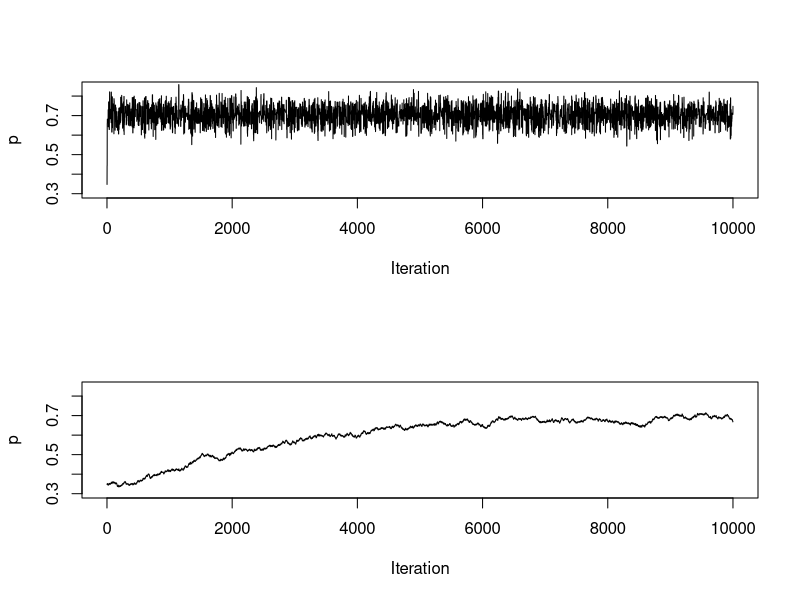
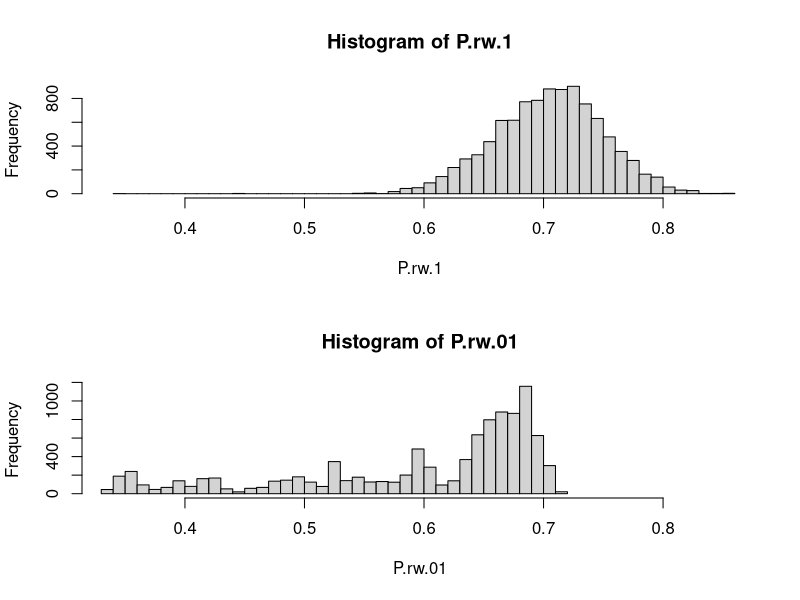
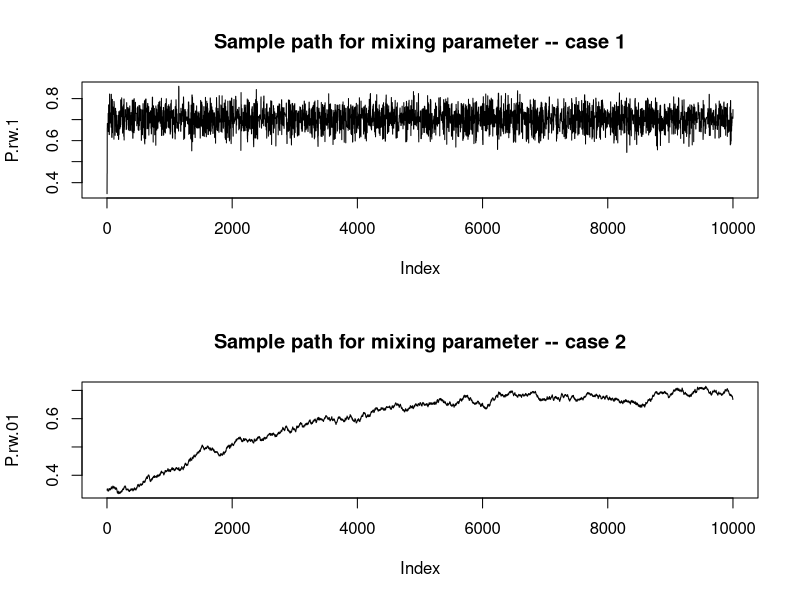
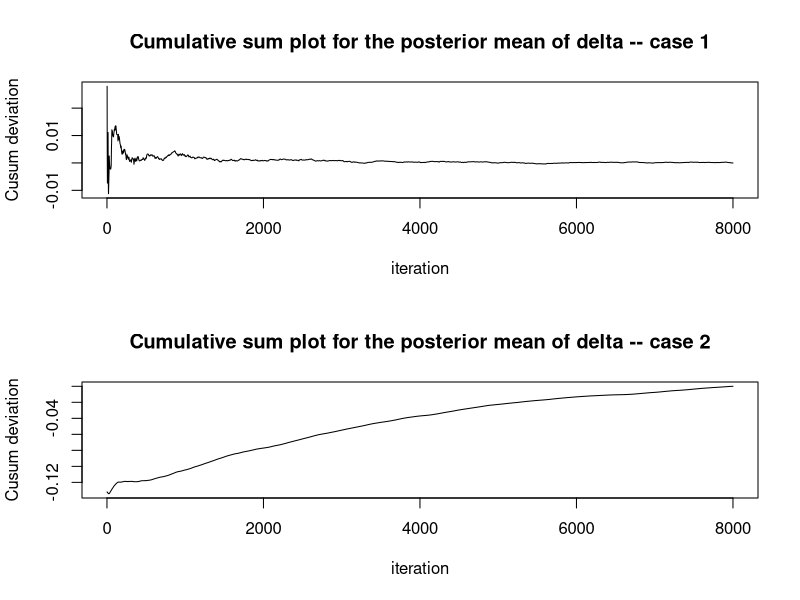
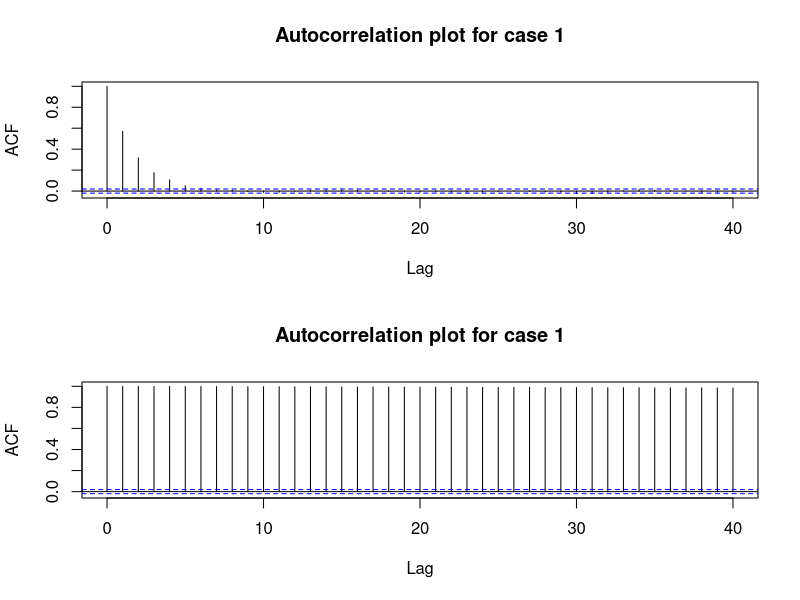
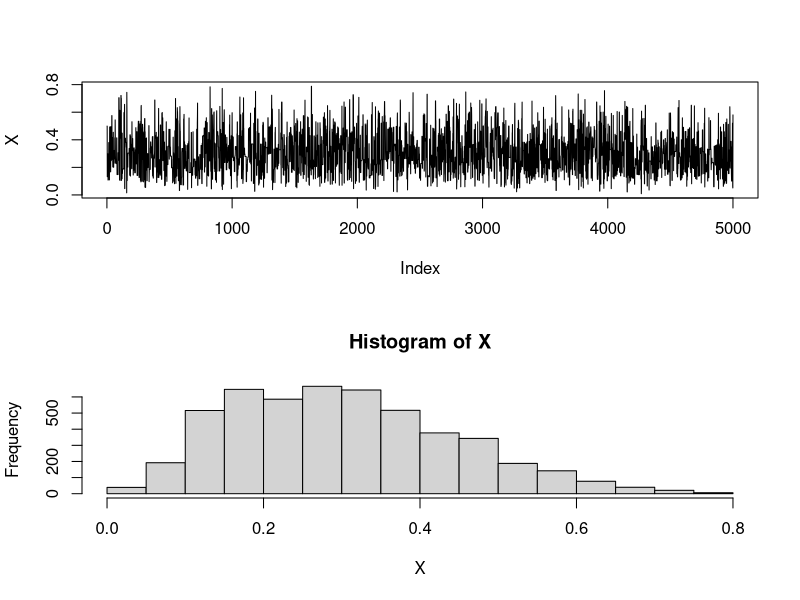

Reproduce these figures in R, in order.
## Data retrieval

setwd("~/Leeds-work/quest-for-robustness")
data <- read.table("mixture.dat", as.is=T, header=T)
data <- data$y


## Random Walk Metropolis 
## ----------------------

## Run random walk MH sampler to estimate the proportion, p,
## in a simple mixture distribution problem.
## The likelihood is given in (7.6)
## prior for p is Uniform(0,1).
## Here, the sampler is run in transformed space, u=log(p/(1-p)).

## We demonstrate the performance of the random
## walk chain when using two very different error distributions in the
## proposal , Unif(-1,1) and Unif(-.01,.01).


target.log=function(p,x) {  
  ## computer the log of the likelihood (based on equation (7.6) on page
  ## 187) times the prior.  Here the prior for p is
  ## Uniform(0,1)=Beta(1,1), so it won't play a part in the computation
  ## of the MH ratio and is omitted.
  
  ## Inputs:  p=probability estimate (delta in equation 7.6)
  ## 	   x=data vector
  ## Outputs: the log likelihood
  sum(log(p*dnorm(x,7,.5)+(1-p)*dnorm(x,10,.5)))
}


## CASE 1: proposal is a random walk with errors generated from
## Uniform(-1,1). 

set.seed(2) #Set random seed 

num.its=10000		#Number of iterations  
u=rep(0,num.its)	#MCMC output: vector of u realizations   	   
u[1]= runif(1,-1,1)     #Starting value (random number from uniform distribution)
p=rep(0,num.its)        #MCMC output: vector of p realizations   	   
p[1]=exp(u[1])/(1+exp(u[1]))    #transform u to p, see page 190-191

accept <- 0  ## acceptance count

## This is the code for the Metropolis Hastings algorithm, random walk
## chain. 

for (i in 1:(num.its-1)) {
  ##Generate proposal (random walk)       
  u[i+1]=u[i]+runif(1,-1,1)      
  
  ##Transform u to p, see page 190-191
  p[i+1]=exp(u[i+1])/(1+exp(u[i+1]))
  
  ##Compute Metropolis-Hastings ratio   
  MH=exp(target.log(p[i+1],data)-target.log(p[i],data))*
    (exp(u[i])*(1+exp(u[i+1]))^2)/(exp(u[i+1])*(1+exp(u[i]))^2)
  
  ##Reject or accept proposal
  
  uMH <- runif(1) ## uniform variable to determine acceptance
  
  if(uMH < MH) ## accept the new value
  {
    accept=accept+1 ## update count, u[i] is already fixed
  }
  else{p[i+1]=p[i]; u[i+1]=u[i];}
  
}

P.rw.1=p  #Save the output to examine later
u.rw.1=u
accept.rw.1=accept/num.its

## CASE 2: proposal is a random walk with errors generated from
## Uniform(-.01,.01).

set.seed(2) #Set random seed 

num.its=10000		#Number of iterations  
u2=rep(0,num.its)	#MCMC output: vector of u realizations   	   
u2[1]= runif(1,-1,1)    #Starting value          
p2=rep(0,num.its)       #MCMC output: vector of u realizations   	   
p2[1]=exp(u2[1])/(1+exp(u2[1]))  #transform u to p, see page 190-191

accept <- 0  ## acceptance count

for (i in 1:(num.its-1)) {
  #Generate proposal (random walk)       
  u2[i+1]=u2[i]+runif(1,-.01,.01)
  
  #Transform u to p, see page 190-191
  p2[i+1]=exp(u2[i+1])/(1+exp(u2[i+1]))
  
  #Compute Metropolis-Hastings ratio   
  MH=exp(target.log(p2[i+1],data)-target.log(p2[i],data))*
    (exp(u2[i])*(1+exp(u2[i+1]))^2)/(exp(u2[i+1])*(1+exp(u2[i]))^2)
  
  #Reject or accept proposal
  
  uMH <- runif(1) ## uniform variable to determine acceptance
  
  if(uMH < MH) ## accept the new value
  {
    accept=accept+1 ## update count, u[i] is already fixed
  }
  else{p2[i+1]=p2[i]; u2[i+1]=u2[i];}
}

P.rw.01=p2  #Save the output to examine later
u.rw.01=u2
accept.rw.01=accept/num.its

#__________________________________________________________________
#Plots of the output of the MCMC run:

#Sample paths (similar to figure 7.5 on page 192
#Note:  you may wish to remove iterations as a burn-in period
par(mfrow=c(2,1))
plot(P.rw.1,type="l",ylab="p",xlab="Iteration",ylim=c(.3,.85))
plot(P.rw.01,type="l",ylab="p",xlab="Iteration",ylim=c(.3,.85))


#Histograms of the estimated parameter 
#Note:  you may wish to remove iterations as a burn-in period
par(mfrow=c(2,1))
hist(P.rw.1,xlim=c(range(c(P.rw.1,P.rw.01))),nclass=40)
hist(P.rw.01,xlim=c(range(c(P.rw.1,P.rw.01))),nclass=40)

################################
## Visual Inspection of the chain

par(mfrow=c(2,1))
plot(P.rw.1, type="l", main="Sample path for mixing parameter -- case 1")
plot(P.rw.01, type="l", main="Sample path for mixing parameter -- case 2")

#################################
## Burn in

## Let choose BURN=2000, for now just assessed empirically

BURN=2000

################################
## Cusum plots

par(mfrow=c(2,1))
plot(cumsum(P.rw.1[-(1:BURN)])/seq(1, (num.its-BURN), by=1)-mean(P.rw.1[-(1:BURN)]), type="l", main="Cumulative sum plot for the posterior mean of delta -- case 1", ylab="Cusum deviation" , xlab="iteration")
plot(cumsum(P.rw.01[-(1:BURN)])/seq(1, (num.its-BURN), by=1)-mean(P.rw.01[-(1:BURN)]), type="l", main="Cumulative sum plot for the posterior mean of delta -- case 2", ylab="Cusum deviation", xlab="iteration")

##########################
### Autocorrelation plots

par(mfrow=c(2,1))
acf(P.rw.1, main="Autocorrelation plot for case 1")
acf(P.rw.01, main="Autocorrelation plot for case 1")


######
###### another example (with beta dist)
a=2.7; b=6.3; c=2.669 # initial values
Nsim=5000
X=rep(runif(1),Nsim) # initialize the chain
for (i in 2:Nsim){
  Y=runif(1)
  rho=dbeta(Y,a,b)/dbeta(X[i-1],a,b)
  X[i]=X[i-1] + (Y-X[i-1])*(runif(1)<rho)
  cat(rho,"/",X[i],"\n")
}

plot(X,ty="l")
hist(X,nclass=20)




